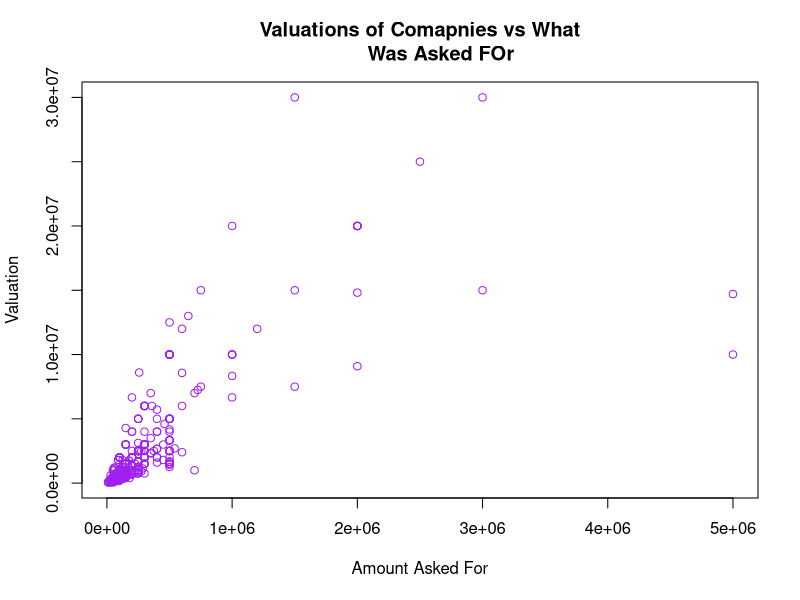
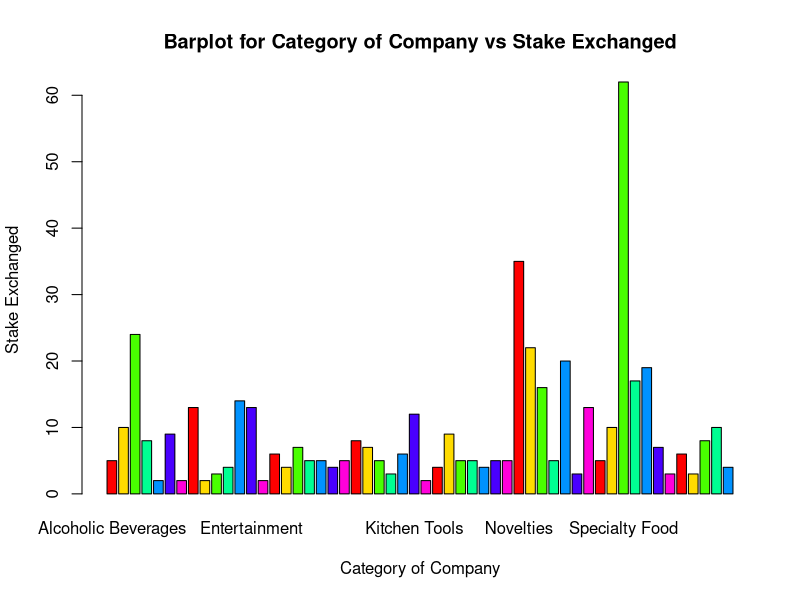
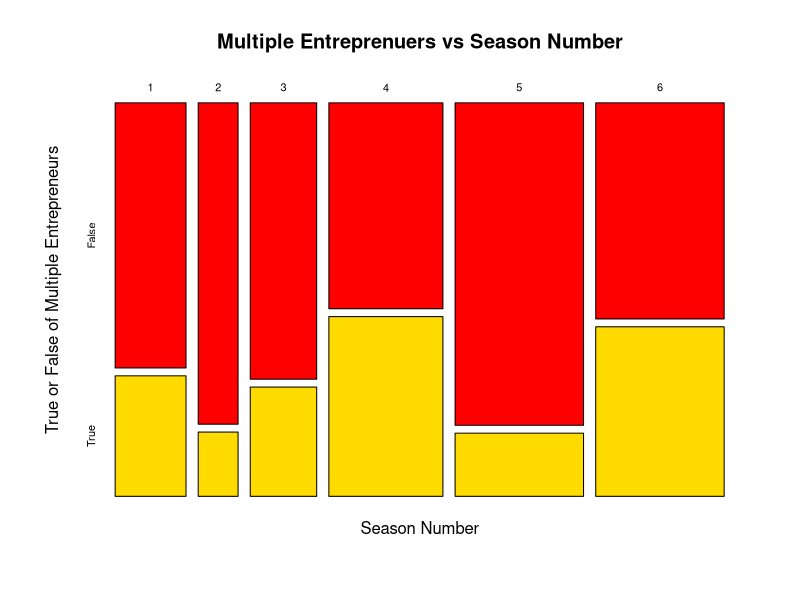

R code for these plots, in order:
#Scatter Plot of Valuation of Company vs Company Asked For

shark <- read.csv("Shark_Tank_Companies.csv")

plot(shark$askedFor, shark$valuation, main = "Valuations of Comapnies vs What
       Was Asked FOr", xlab = "Amount Asked For", ylab = "Valuation", 
       xlim = c(1000, 5000000), ylim = c(40000, 30000000), col = 'purple')

##########

#Barplot of Category of Company vs Stake Exchanged
t <- table(shark$category)

barplot(t,xlab="Category of Company",ylab="Stake Exchanged",col= rainbow(7),
        main="Barplot for Category of Company vs Stake Exchanged",
        border="black")

##########
#Moasicplot of Mutliple Entrepreneurs vs Season Number
mosaicplot(shark$season~shark$Multiple.Entreprenuers, col = rainbow(7), 
           main = "Multiple Entreprenuers vs Season Number", 
           xlab = "Season Number", 
           ylab = "True or False of Multiple Entrepreneurs" )
